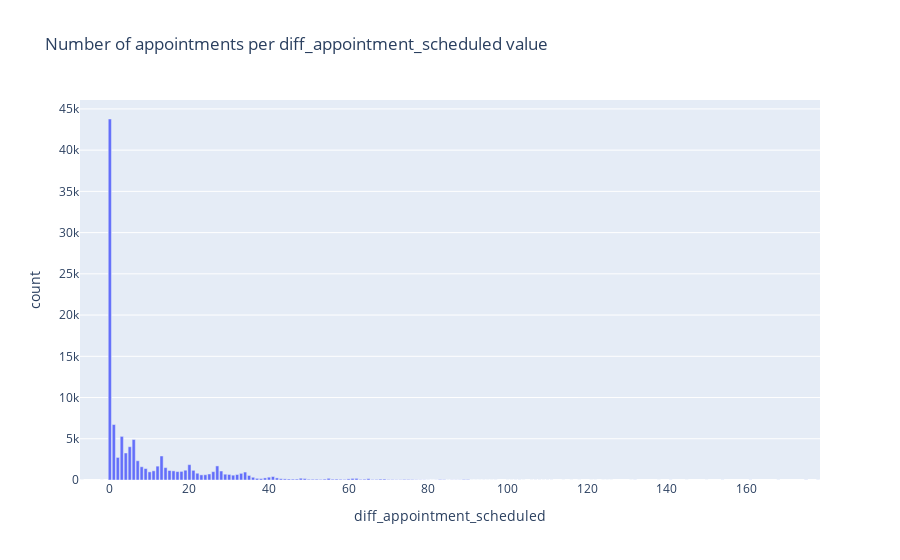

Notebook code for this chart:
### Code cell
appointment_counts = dataset['diff_appointment_scheduled'].value_counts().reset_index()
appointment_counts.columns = ['diff_appointment_scheduled', 'count']

fig = px.bar(appointment_counts, x='diff_appointment_scheduled', y='count', title='Number of appointments per diff_appointment_scheduled value')
fig.show()

### Figure 1 — Plotly figure (JSON) as saved in the notebook; plotly's stock layout.template omitted (floating-point values rounded to 4 significant figures; data arrays with more than 128 entries replaced by an {"elided": "..."} marker saying what was removed)
{"data": [{"alignmentgroup": "True", "hovertemplate": "diff_appointment_scheduled=%{x}<br>count=%{y}<extra></extra>", "legendgroup": "", "marker": {"color": "#636efa", "pattern": {"shape": ""}}, "name": "", "offsetgroup": "", "orientation": "v", "showlegend": false, "textposition": "auto", "type": "bar", "x": {"elided": "130 int values"}, "xaxis": "x", "y": {"elided": "130 int values"}, "yaxis": "y"}], "layout": {"barmode": "relative", "legend": {"tracegroupgap": 0}, "title": {"text": "Number of appointments per diff_appointment_scheduled value"}, "xaxis": {"anchor": "y", "domain": [0, 1], "title": {"text": "diff_appointment_scheduled"}}, "yaxis": {"anchor": "x", "domain": [0, 1], "title": {"text": "count"}}}}
